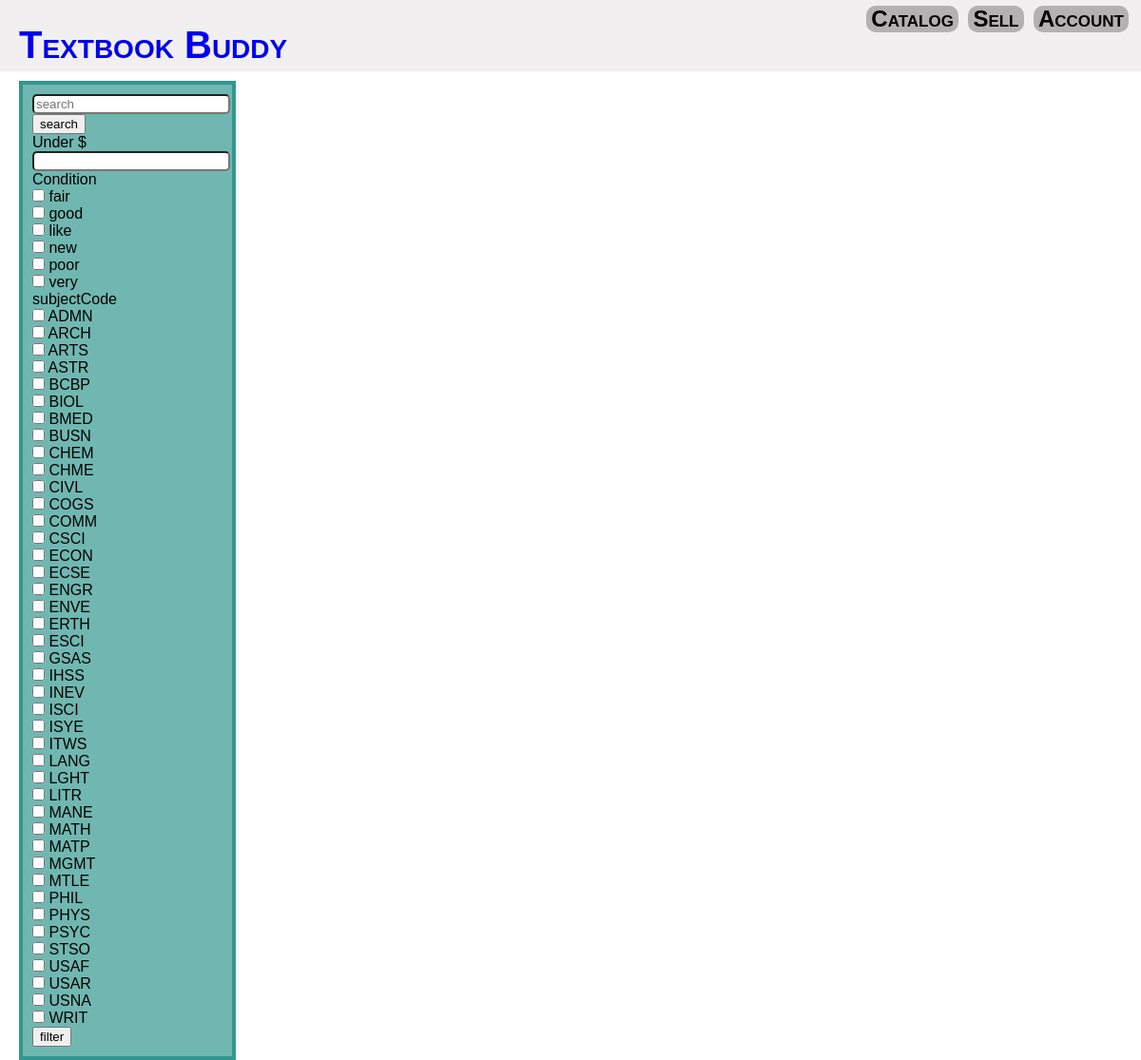
The page /catalog/catalog.php on the database as committed earlier.
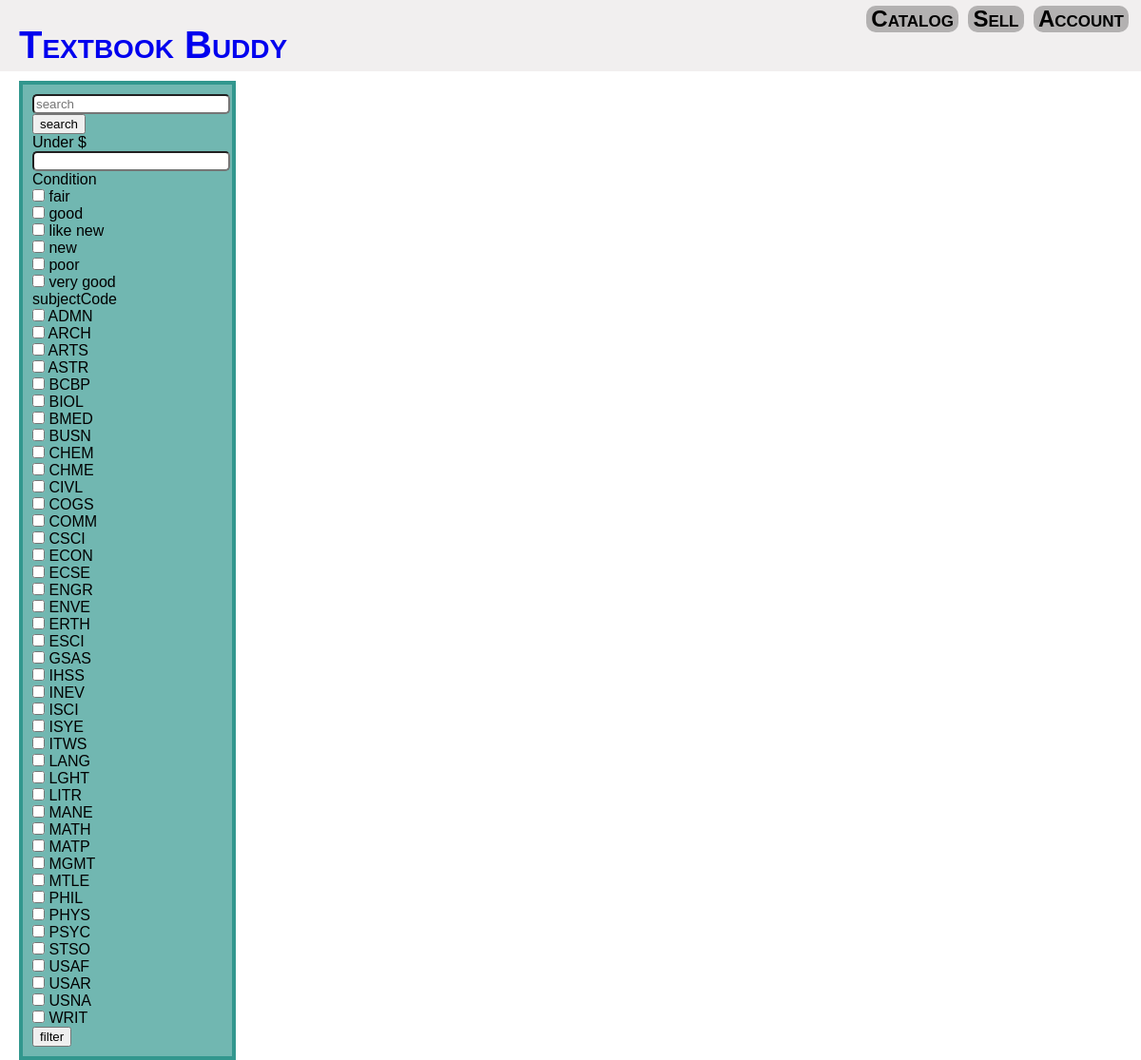
The same page on the database as committed later.
### tables this page shows
CREATE TABLE conditions (
    `condition` CHAR(9) primary key
);

CREATE TABLE subjects (
    subjectCode CHAR(4) primary key
);

### includes/dbconnect.php (called while the page is built, shortened)
<?php
  $dbhost = 'localhost';
  $dbuser = 'root';
  $dbpassword = '';
  $dbname = 'textbook_buddy';
  @ $db = new mysqli($dbhost, $dbuser, $dbpassword, $dbname);
  if ($db->connect_error) {
    echo '<div class="message"> Could not connect to the database. Error: ';
    echo $db->connect_errno . ' - ' . $db->connect_error . '</div>';
  } else {
    $dbOK = true;
  }
?>

### catalog/filters.php (the view, shortened to what this page needs)
<?php
  include ('../includes/dbconnect.php');
?>
<div id="sidebar">
  <form action="catalog.php" method="post">
    <input type=text id="search" name="search" placeholder="search"><br>
    <input type="submit" name="search" value="search">
  </form>
  <form action="catalog.php" method="post">
    <label class="field" for="price"> Under $ </label>
    <input type=number min="0" step="0.1" id="price" name="price"><br>
    <label class="field" for="cond"> Condition </label>
    <?php
      if($dbOK){
        $query = "select * from conditions";
        $result= $db->query($query);
        $numRecords = $result->num_rows;
        for($i=0; $i<$numRecords; $i++){
          $record = $result->fetch_assoc();
          $cond = $record['condition'];
          echo "<div>
                  <input type='checkbox' name='cond[]' value='$cond' id='$cond'>
                  <label for='$cond'>$cond</label>
                </div>";
        }
      }
    ?>
    <label class="field" for="subj">subjectCode</label>
    <?php
      if($dbOK){
        $query = "select * from subjects";
        $result= $db->query($query);
        $numRecords = $result->num_rows;
        for ($i=0; $i<$numRecords; $i++){
          $record = $result->fetch_assoc();
          $subj = strtoupper($record['subjectCode']);
          echo "<div>
                  <input type='checkbox' name='subj[]' value='$subj' id='$subj'>
                  <label for='$subj'>$subj</label>
                </div>";
        }
      }
    ?>
    <input type="submit" name="filter" value="filter">
  </form>
</div>

### catalog/catalog.php (shortened to what this page needs)
<!DOCTYPE html>
<html>
  <head>
    <link rel="stylesheet" href="../styles/general.css">
    <link rel="stylesheet" href="../styles/filters.css">
  </head>
  <body>
    <header>
      <a href="../"> <h1 class="logo left">  Textbook Buddy </h1> </a>
      <ul class="hmenu right">
        <a href="catalog.php"><li>Catalog</li></a>
        <a href="uploadBooks.php"><li>Sell</li></a>
        <a href="../account/account.php"><li>Account</li></a>
      </ul>
    </header>
    <?php include("filters.php"); ?>
  </body>
</html>

### styles/general.css (style rules this page uses)
* { margin: 0; font-family: Verdana, sans-serif; }
header { font-variant: small-caps; height: 75px; font-weight: bold; background-color: rgb(241, 239, 239); position: relative; }
header h1 { font-size: 40px; position: absolute; }
.left { text-align: left; }
.right { text-align: right; }
.logo { float:left; padding: 25px 0 5px 20px; }
.hmenu { text-align: center; float: right; position: absolute; top: 6px; right: 10px; }
.hmenu a { color: black; text-decoration: none; padding: 0 3px 0 3px; }
.hmenu li { font-size: 1.5em; background-color: rgb(179, 177, 177); border-radius: 10px; padding: 0 5px 0 5px; display: inline-block; list-style: none; }

### styles/filters.css (style rules this page uses)
#sidebar { width: 200px; float: left; clear: left; padding: 10px; margin-top: 10px; margin-left: 20px; border: 4px solid rgba(1, 126, 115, 0.555); background-color: rgba(1, 126, 115, 0.555); }
input[type="text"], input[type="number"] { width: 100%; resize: vertical; border-radius: 5px; }

Rows that differ between the two databases and show on the page:
removed conditions: condition "like"
removed conditions: condition "very"
added conditions: condition "like new"
added conditions: condition "very good"
